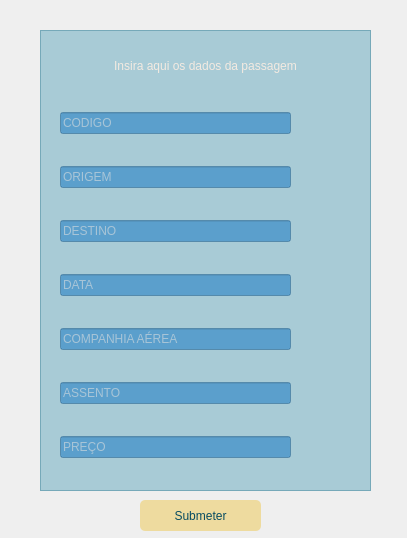
<?xml version="1.0" encoding="UTF-8"?>
<ui version="4.0">
 <class>telaInserirPassagem</class>
 <widget class="QMainWindow" name="telaInserirPassagem">
  <property name="geometry">
   <rect>
    <x>0</x>
    <y>0</y>
    <width>407</width>
    <height>538</height>
   </rect>
  </property>
  <property name="windowTitle">
   <string>MainWindow</string>
  </property>
  <property name="styleSheet">
   <string notr="true">#telaInserirFuncionario
{
background-image: url(:/fundos/fundo3.jpg);
}
#frameDados
{
background-color: rgba(13, 125, 159, 80);
}
#labelInfo
{
font: 13pt &quot;Noto Serif Malayalam&quot;;
color: rgb(243, 234, 225);
}

#campoCodigo
{
color: rgb(243, 234, 225);
background-color: rgba(37, 128, 197, 150);
}

#campoOrigem
{
color: rgb(243, 234, 225);
background-color: rgba(37, 128, 197, 150);
}

#campoDestino
{
color: rgb(243, 234, 225);
background-color: rgba(37, 128, 197, 150);
}

#campoData
{
color: rgb(243, 234, 225);
background-color: rgba(37, 128, 197, 150);
}

#campoCompanhia
{
color: rgb(243, 234, 225);
background-color: rgba(37, 128, 197, 150);
}

#campoAssento
{
color: rgb(243, 234, 225);
background-color: rgba(37, 128, 197, 150);
}

#campoPreco
{
color: rgb(243, 234, 225);
background-color: rgba(37, 128, 197, 150);
}

#botaoSubmeter
{
color: rgb(8, 76, 97);
font: 12pt &quot;Noto Serif Malayalam&quot;;
border-radius:5px;
background-color: rgb(238, 219, 159);
}
#botaoSubmeter:hover
{
color: rgb(8, 76, 97);
font: 12pt &quot;Noto Serif Malayalam&quot;;
border-radius:5px;
background-color: rgb(194, 178, 129);
}</string>
  </property>
  <widget class="QWidget" name="centralwidget">
   <widget class="QFrame" name="frameDados">
    <property name="geometry">
     <rect>
      <x>40</x>
      <y>30</y>
      <width>331</width>
      <height>461</height>
     </rect>
    </property>
    <property name="frameShape">
     <enum>QFrame::StyledPanel</enum>
    </property>
    <property name="frameShadow">
     <enum>QFrame::Raised</enum>
    </property>
    <widget class="QWidget" name="verticalLayoutWidget">
     <property name="geometry">
      <rect>
       <x>20</x>
       <y>60</y>
       <width>231</width>
       <height>391</height>
      </rect>
     </property>
     <layout class="QVBoxLayout" name="verticalLayout">
      <property name="spacing">
       <number>10</number>
      </property>
      <property name="bottomMargin">
       <number>0</number>
      </property>
      <item>
       <widget class="QLineEdit" name="campoCodigo">
        <property name="placeholderText">
         <string>CODIGO</string>
        </property>
       </widget>
      </item>
      <item>
       <widget class="QLineEdit" name="campoOrigem">
        <property name="placeholderText">
         <string>ORIGEM</string>
        </property>
       </widget>
      </item>
      <item>
       <widget class="QLineEdit" name="campoDestino">
        <property name="placeholderText">
         <string>DESTINO</string>
        </property>
       </widget>
      </item>
      <item>
       <widget class="QLineEdit" name="campoData">
        <property name="placeholderText">
         <string>DATA</string>
        </property>
        <property name="cursorMoveStyle">
         <enum>Qt::VisualMoveStyle</enum>
        </property>
       </widget>
      </item>
      <item>
       <widget class="QLineEdit" name="campoCompanhia">
        <property name="placeholderText">
         <string>COMPANHIA AÉREA</string>
        </property>
       </widget>
      </item>
      <item>
       <widget class="QLineEdit" name="campoAssento">
        <property name="placeholderText">
         <string>ASSENTO</string>
        </property>
       </widget>
      </item>
      <item>
       <widget class="QLineEdit" name="campoPreco">
        <property name="text">
         <string/>
        </property>
        <property name="placeholderText">
         <string>PREÇO</string>
        </property>
       </widget>
      </item>
     </layout>
    </widget>
    <widget class="QLabel" name="labelInfo">
     <property name="geometry">
      <rect>
       <x>0</x>
       <y>20</y>
       <width>331</width>
       <height>31</height>
      </rect>
     </property>
     <property name="layoutDirection">
      <enum>Qt::LeftToRight</enum>
     </property>
     <property name="text">
      <string>Insira aqui os dados da passagem</string>
     </property>
     <property name="alignment">
      <set>Qt::AlignCenter</set>
     </property>
    </widget>
   </widget>
   <widget class="QPushButton" name="botaoSubmeter">
    <property name="geometry">
     <rect>
      <x>140</x>
      <y>500</y>
      <width>121</width>
      <height>31</height>
     </rect>
    </property>
    <property name="text">
     <string>Submeter</string>
    </property>
   </widget>
  </widget>
 </widget>
 <resources>
  <include location="../recursos/recursos.qrc"/>
 </resources>
 <connections/>
</ui>
